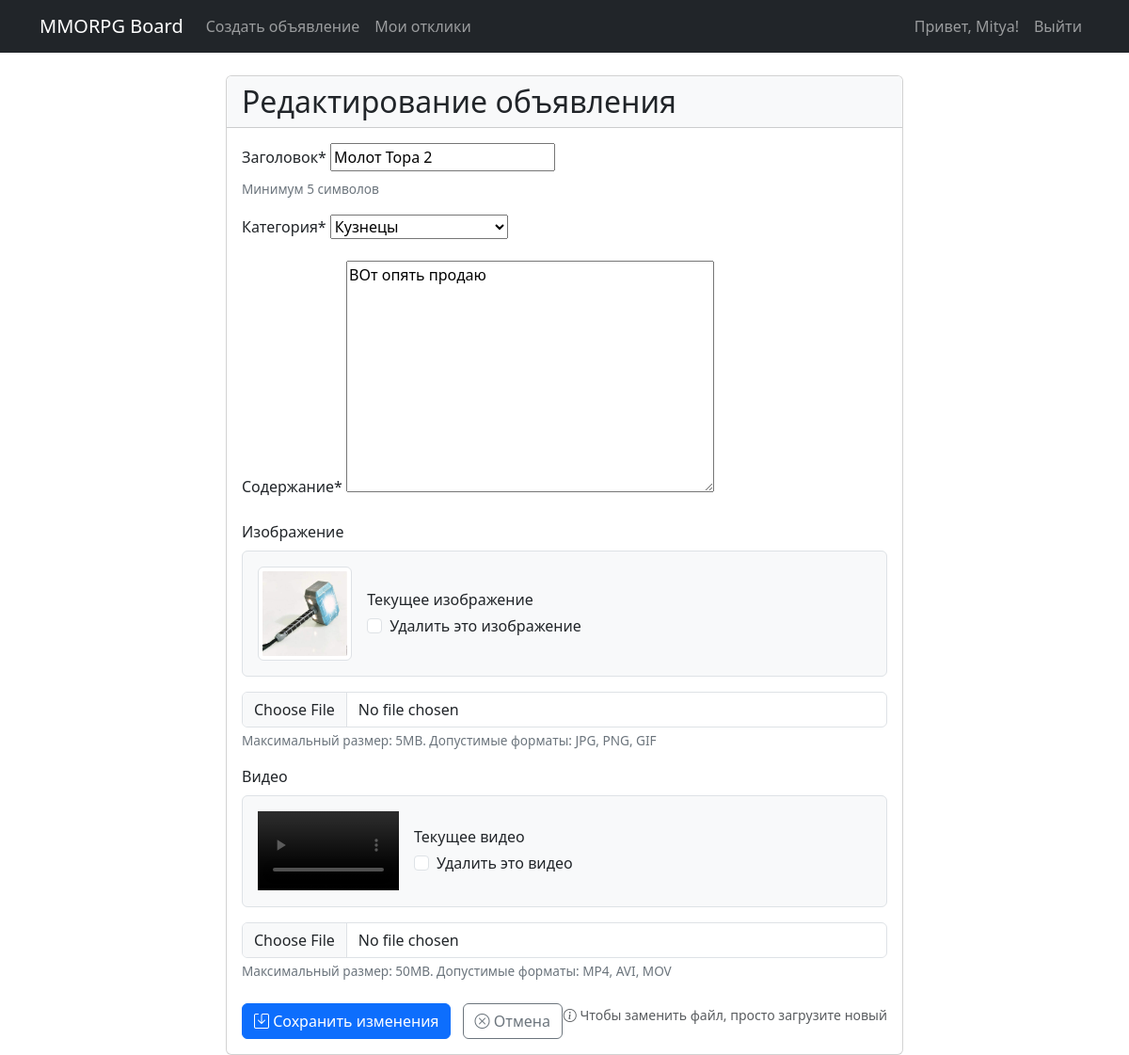
Page /edit/3/ (signed in) on the committed database.
### accounts/models.py (models this page shows, shortened)
class User(AbstractUser):
    email = models.EmailField(unique=True)
    email_confirmed = models.BooleanField(default=False)
    confirmation_code = models.CharField(max_length=100, blank=True, null=True)
    confirmation_code_created = models.DateTimeField(default=timezone.now)

### ads/models.py (models this page shows, shortened)
class Advertisement(models.Model):
    title = models.CharField(max_length=255, validators=[MinLengthValidator(5)])
    content = CKEditor5Field('Text', config_name='default')
    image = models.ImageField(upload_to='ads_images/', blank=True, null=True, verbose_name="Изображение")
    video = models.FileField(upload_to='ads_videos/', blank=True, null=True, verbose_name="Видео")
    author = models.ForeignKey(User, on_delete=models.CASCADE)
    category = models.ForeignKey(Category, on_delete=models.PROTECT)
    created_at = models.DateTimeField(auto_now_add=True)
    updated_at = models.DateTimeField(auto_now=True)

### ads/views.py (the view)
# urls.py: path('edit/<int:pk>/', edit_advertisement, name='edit_advertisement'),
@login_required
def edit_advertisement(request, pk):
    ad = get_object_or_404(Advertisement, pk=pk, author=request.user)
    if request.method == 'POST':
        form = AdvertisementForm(request.POST, request.FILES, instance=ad)
        if form.is_valid():
            if form.cleaned_data.get('clear_image'):
                ad.image.delete(save=False)
            if form.cleaned_data.get('clear_video'):
                ad.video.delete(save=False)
            form.save()
            messages.success(request, 'Объявление успешно обновлено!')
            return redirect('advertisement_detail', pk=ad.pk)
    else:
        form = AdvertisementForm(instance=ad)
    return render(request, 'ads/edit_advertisement.html', {
        'form': form,
        'ad': ad,
    })

### ads/forms.py (shortened to what this page needs)
class AdvertisementForm(forms.ModelForm):
    image = forms.ImageField(required=False)
    video = forms.FileField(required=False)
    category = forms.ModelChoiceField(
        queryset=Category.objects.all(),
        empty_label="Выберите категорию",
        label="Категория"
    )
    clear_image = forms.BooleanField(required=False, label="Удалить текущее изображение")
    clear_video = forms.BooleanField(required=False, label="Удалить текущее видео")
    class Meta:
        model = Advertisement
        fields = ['title', 'content', 'category', 'image', 'video']
        widgets = {
            'content': forms.Textarea(attrs={'class': 'django_ckeditor_5'}),
            'image': forms.FileInput(attrs={'accept': 'image/*'}),
            'video': forms.FileInput(attrs={'accept': 'video/*'}),
        }

### ads/models.py (called while the page is built)
    def __str__(self):
        return self.get_name_display()

### templates/ads/edit_advertisement.html (shortened to what this page needs)
{% extends 'base.html' %}
{% block content %}
<div class="container mt-4">
    <div class="row justify-content-center">
        <div class="col-lg-8">
            <div class="card">
                <div class="card-header bg-light">
                    <h2 class="mb-0">Редактирование объявления</h2>
                </div>
                <div class="card-body">
                    <form method="post" enctype="multipart/form-data">
                        <div class="mb-3">
                            <label for="id_title" class="form-label">Заголовок*</label>
                            {{ form.title }}
                            <div class="form-text">Минимум 5 символов</div>
                        </div>
                        <div class="mb-3">
                            <label for="id_category" class="form-label">Категория*</label>
                            {{ form.category }}
                        </div>
                        <div class="mb-3">
                            <label for="id_content" class="form-label">Содержание*</label>
                            {{ form.content }}
                        </div>
                        <div class="mb-3">
                            <label class="form-label">Изображение</label>
                            {% if ad.image %}
                            <div class="current-file mb-3 p-3 border rounded">
                                <div class="d-flex align-items-center">
                                    <img src="{{ ad.image.url }}"
                                         alt="Текущее изображение"
                                         class="img-thumbnail me-3"
                                         style="max-height: 100px;">
                                    <div>
                                        <p class="mb-1">Текущее изображение</p>
                                        <div class="form-check">
                                            <input type="checkbox"
                                                   name="clear_image"
                                                   id="clear_image_id"
                                                   class="form-check-input">
                                            <label for="clear_image_id" class="form-check-label">
                                                Удалить это изображение
                                            </label>
                                        </div>
                                    </div>
                                </div>
                            </div>
                            {% endif %}
                            <input type="file" name="image"
                                   accept="image/*"
                                   class="form-control"
                                   id="id_image">
                            <div class="form-text">
                                Максимальный размер: 5MB. Допустимые форматы: JPG, PNG, GIF
                            </div>
                        </div>
                        <div class="mb-4">
                            <label class="form-label">Видео</label>
                            {% if ad.video %}
                            <div class="current-file mb-3 p-3 border rounded">
                                <div class="d-flex align-items-center">
                                    <div class="ratio ratio-16x9 me-3" style="width: 150px;">
                                        <video controls>
                                            <source src="{{ ad.video.url }}" type="video/mp4">
                                        </video>
                                    </div>
                                    <div>
                                        <p class="mb-1">Текущее видео</p>
                                        <div class="form-check">
                                            <input type="checkbox"
                                                   name="clear_video"
                                                   id="clear_video_id"
                                                   class="form-check-input">
                                            <label for="clear_video_id" class="form-check-label">
                                                Удалить это видео
                                            </label>
                                        </div>
                                    </div>
                                </div>
                            </div>
                            {% endif %}
                            <input type="file" name="video"
                                   accept="video/*"
                                   class="form-control"
                                   id="id_video">
                            <div class="form-text">
                                Максимальный размер: 50MB. Допустимые форматы: MP4, AVI, MOV
                            </div>
                        </div>
                        <div class="d-flex justify-content-between">
                            <div>
                                <button type="submit" class="btn btn-primary me-2">
                                    <i class="bi bi-save"></i> Сохранить изменения
                                </button>
                                <a href="{% url 'advertisement_detail' ad.pk %}"
                                   class="btn btn-outline-secondary">
                                    <i class="bi bi-x-circle"></i> Отмена
                                </a>
                            </div>
                            {% if ad.image or ad.video %}
                            <div class="text-end">
                                <small class="text-muted">
                                    <i class="bi bi-info-circle"></i> Чтобы заменить файл, просто загрузите новый
                                </small>
                            </div>
                            {% endif %}
                        </div>
                    </form>
                </div>
            </div>
        </div>
    </div>
</div>
{% endblock %}

### templates/base.html (shortened to what this page needs)
<!DOCTYPE html>
<html lang="ru">
<head>
    <link href="https://cdn.jsdelivr.net/npm/bootstrap@5.3.0/dist/css/bootstrap.min.css" rel="stylesheet">
    <link href="https://cdn.jsdelivr.net/npm/bootstrap-icons/font/bootstrap-icons.css" rel="stylesheet">
</head>
<body>
    <nav class="navbar navbar-expand-lg navbar-dark bg-dark">
        <div class="container">
            <a class="navbar-brand" href="{% url 'home' %}">MMORPG Board</a>
            <div class="collapse navbar-collapse">
                <ul class="navbar-nav me-auto">
                    <li class="nav-item">
                        <a class="nav-link" href="{% url 'create_advertisement' %}">Создать объявление</a>
                    </li>
                    <li class="nav-item">
                        <a class="nav-link" href="{% url 'my_responses' %}">Мои отклики</a>
                    </li>
                </ul>
                <ul class="navbar-nav">
                    {% if user.is_authenticated %}
                        <li class="nav-item">
                            <span class="nav-link">Привет, {{ user.username }}!</span>
                        </li>
                        <li class="nav-item">
                            <form action="{% url 'logout' %}" method="post">
                                <button type="submit" class="nav-link btn btn-link" style="display: inline;">
                                    Выйти
                                </button>
                            </form>
                        </li>
                    {% endif %}
                </ul>
            </div>
        </div>
    </nav>
    <div class="container mt-4">
        {% block content %}
        {% endblock %}
    </div>
</body>
</html>

### templates/ads/edit_advertisement.html (style rules this page uses)
.current-file { background-color: #f8f9fa; }
.form-text { font-size: 0.85rem; color: #6c757d; }

### rows in the picture
User: username "Mitya"
Advertisement: title "Молот Тора 2", category "Кузнецы", content "ВОт опять продаю", image (picture)
